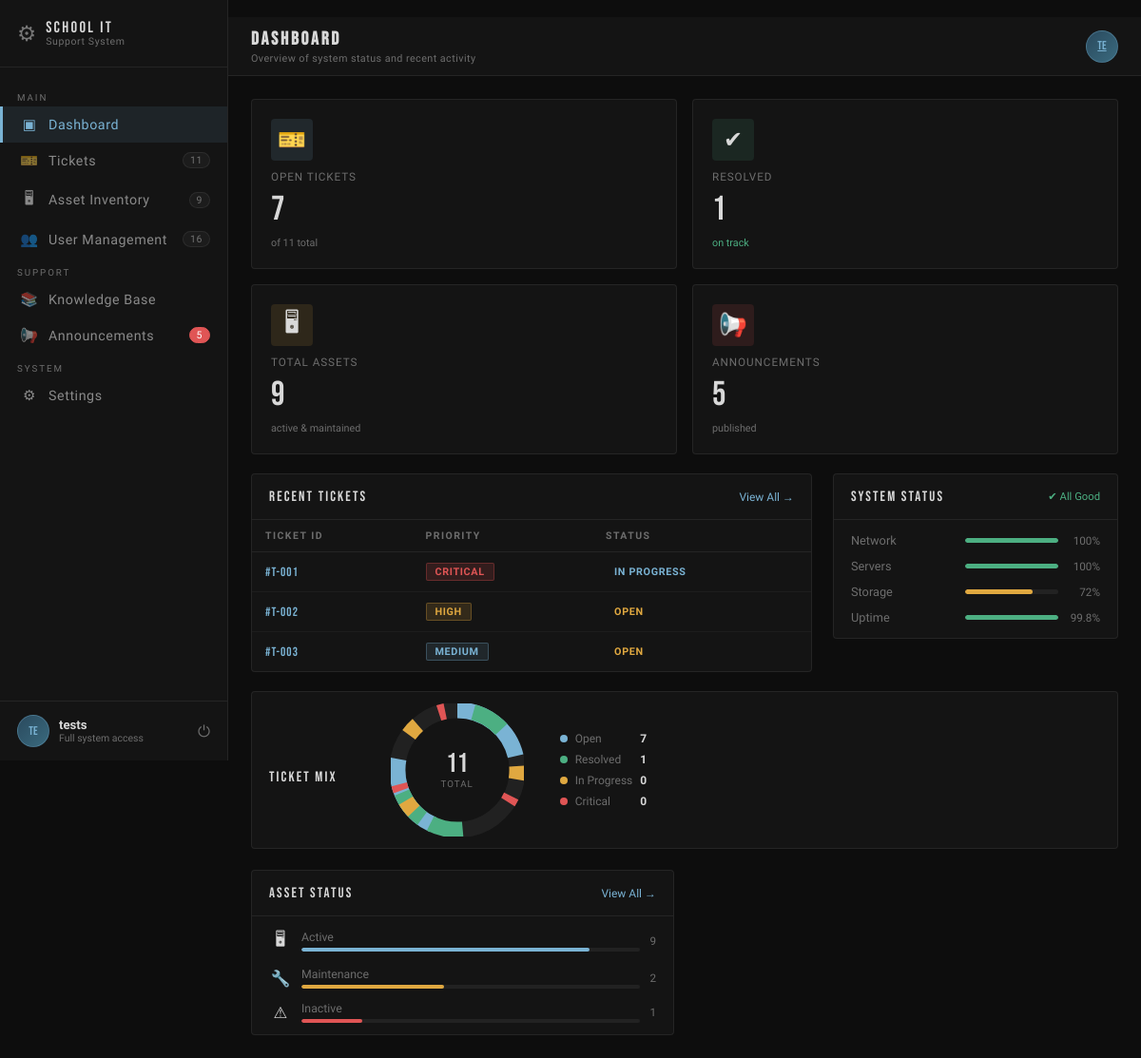
Page /dashboard (signed in) on the committed database.
### models.py (models this page shows, shortened)
class User(db.Model):
    __tablename__ = 'users'
    id            = db.Column(db.Integer, primary_key=True)
    username      = db.Column(db.String(80),  unique=True, nullable=False)
    email         = db.Column(db.String(120), unique=True, nullable=False)
    password_hash = db.Column(db.String(255), nullable=False)
    full_name     = db.Column(db.String(120), nullable=False)
    role_id       = db.Column(db.Integer, db.ForeignKey('roles.id'), nullable=False)
    department    = db.Column(db.String(100))
    phone         = db.Column(db.String(20))
    is_active     = db.Column(db.Boolean, default=True)
    last_login    = db.Column(db.DateTime)
    created_at    = db.Column(db.DateTime, default=datetime.utcnow)
    updated_at    = db.Column(db.DateTime, default=datetime.utcnow, onupdate=datetime.utcnow)
    role                = db.relationship('Role', back_populates='users')
    submitted_tickets   = db.relationship('Ticket', foreign_keys='Ticket.requester_id',   back_populates='requester',  lazy='dynamic')
    assigned_tickets    = db.relationship('Ticket', foreign_keys='Ticket.assigned_to_id', back_populates='assigned_to', lazy='dynamic')
    comments            = db.relationship('TicketComment',        back_populates='author',     lazy='dynamic')
    assets_assigned     = db.relationship('Asset',                back_populates='assigned_to', lazy='dynamic')
    maintenance_logs    = db.relationship('AssetMaintenance',     back_populates='performed_by', lazy='dynamic')
    kb_articles         = db.relationship('KnowledgeBaseArticle', back_populates='author',      lazy='dynamic')
    announcements       = db.relationship('Announcement',         back_populates='author',      lazy='dynamic')
    notifications       = db.relationship('Notification',         back_populates='user',        lazy='dynamic')
    audit_logs          = db.relationship('AuditLog',             back_populates='user',        lazy='dynamic')

class Role(db.Model):
    __tablename__ = 'roles'
    id          = db.Column(db.Integer, primary_key=True)
    name        = db.Column(db.String(50), unique=True, nullable=False)   # admin | it_staff | student
    description = db.Column(db.String(200))
    created_at  = db.Column(db.DateTime, default=datetime.utcnow)
    users = db.relationship('User', back_populates='role', lazy='dynamic')

### main.py (the view)
    @app.route('/dashboard')
    def dashboard():
        if 'user_id' not in session:
            return redirect(url_for('login'))
        from models import User
        user = User.query.get(session['user_id'])
        if user and user.role.name == 'student':
            return redirect(url_for('tickets_page'))
        from models import Ticket, Asset, Announcement
        stats = {
            'total_tickets': Ticket.query.count(),
            'open_tickets': Ticket.query.filter_by(status='open').count(),
            'resolved_tickets': Ticket.query.filter_by(status='resolved').count(),
            'users': User.query.count(),
            'assets': Asset.query.count(),
            'announcements': Announcement.query.filter_by(is_published=True).count()
        }
        return render_template('dashboard.html', stats=stats)

### templates/dashboard.html (shortened to what this page needs)
﻿{% extends 'base.html' %}
{% block extra_css %}
<link rel="stylesheet" href="{{ url_for('static', filename='css/dashboard.css') }}"/>
{% endblock %}
{% block page_heading %}Dashboard{% endblock %}
{% block page_sub %}Overview of system status and recent activity{% endblock %}
{% block content %}
<div class="stats-grid">
  <div class="stat-card" style="--delay: 0.05s;">
    <div class="stat-card__icon open">🎫</div>
    <div class="stat-label">Open Tickets</div>
    <div class="stat-val">{{ stats.open_tickets }}</div>
    <div class="stat-card__trend neutral">of {{ stats.total_tickets }} total</div>
  </div>
  <div class="stat-card" style="--delay: 0.1s;">
    <div class="stat-card__icon resolved">✔</div>
    <div class="stat-label">Resolved</div>
    <div class="stat-val">{{ stats.resolved_tickets }}</div>
    <div class="stat-card__trend up">on track</div>
  </div>
  <div class="stat-card" style="--delay: 0.15s;">
    <div class="stat-card__icon assets">🖥</div>
    <div class="stat-label">Total Assets</div>
    <div class="stat-val">{{ stats.assets }}</div>
    <div class="stat-card__trend neutral">active & maintained</div>
  </div>
  <div class="stat-card" style="--delay: 0.2s;">
    <div class="stat-card__icon critical">📢</div>
    <div class="stat-label">Announcements</div>
    <div class="stat-val">{{ stats.announcements }}</div>
    <div class="stat-card__trend neutral">published</div>
  </div>
</div>
<div class="mid-row">
  <div class="panel">
    <div class="panel__head">
      <span class="panel__title">Recent Tickets</span>
      <a href="{{ url_for('tickets_page') }}" class="panel__link">View All →</a>
    </div>
    {% if stats.total_tickets > 0 %}
      <div style="overflow-x: auto;">
        <table class="ticket-table">
          <thead>
            <tr>
              <th>Ticket ID</th>
              <th>Priority</th>
              <th>Status</th>
            </tr>
          </thead>
          <tbody>
            <tr>
              <td class="ticket-id">#T-001</td>
              <td><span class="badge critical">Critical</span></td>
              <td><span class="status in-progress">In Progress</span></td>
            </tr>
            <tr>
              <td class="ticket-id">#T-002</td>
              <td><span class="badge high">High</span></td>
              <td><span class="status open">Open</span></td>
            </tr>
            <tr>
              <td class="ticket-id">#T-003</td>
              <td><span class="badge medium">Medium</span></td>
              <td><span class="status open">Open</span></td>
            </tr>
          </tbody>
        </table>
      </div>
    {% endif %}
  </div>
  <div class="right-col">
    <div class="panel">
      <div class="panel__head">
        <span class="panel__title">System Status</span>
        <span class="all-good">✔ All Good</span>
      </div>
      <ul class="status-list">
        <li class="status-item">
          <span class="status-name">Network</span>
          <div class="status-bar-wrap"><div class="status-bar" style="--pct: 100%; --clr: #4caf82;"></div></div>
          <span class="status-pct">100%</span>
        </li>
        <li class="status-item">
          <span class="status-name">Servers</span>
          <div class="status-bar-wrap"><div class="status-bar" style="--pct: 100%; --clr: #4caf82;"></div></div>
          <span class="status-pct">100%</span>
        </li>
        <li class="status-item">
          <span class="status-name">Storage</span>
          <div class="status-bar-wrap"><div class="status-bar" style="--pct: 72%; --clr: #e0a840;"></div></div>
          <span class="status-pct">72%</span>
        </li>
        <li class="status-item">
          <span class="status-name">Uptime</span>
          <div class="status-bar-wrap"><div class="status-bar" style="--pct: 99.8%; --clr: #4caf82;"></div></div>
          <span class="status-pct">99.8%</span>
        </li>
      </ul>
    </div>
  </div>
</div>
<div class="bottom-row">
  <div class="panel chart-panel">
    <div class="panel__head" style="border-bottom: none; padding-bottom: 0;">
      <span class="panel__title">Ticket Mix</span>
    </div>
    <div class="donut-wrap">
      <div class="donut-center">
        <span class="donut-total">{{ stats.total_tickets }}</span>
        <span class="donut-sub">TOTAL</span>
      </div>
    </div>
    <ul class="legend">
      <li><span class="dot" style="background: #7ab3d4;"></span> Open <strong>{{ stats.open_tickets }}</strong></li>
      <li><span class="dot" style="background: #4caf82;"></span> Resolved <strong>{{ stats.resolved_tickets }}</strong></li>
      <li><span class="dot" style="background: #e0a840;"></span> In Progress <strong>0</strong></li>
      <li><span class="dot" style="background: #e05555;"></span> Critical <strong>0</strong></li>
    </ul>
  </div>
  <div class="panel">
    <div class="panel__head">
      <span class="panel__title">Asset Status</span>
      <a href="{{ url_for('assets_page') }}" class="panel__link">View All →</a>
    </div>
    <ul class="asset-list">
      <li class="asset-row">
        <span class="asset-icon">🖥</span>
        <div class="asset-info">
          <span class="asset-name">Active</span>
          <div class="asset-bar-wrap"><div class="asset-bar" style="--w: 85%;"></div></div>
        </div>
        <span class="asset-count">{{ stats.assets | int }}</span>
      </li>
      <li class="asset-row">
        <span class="asset-icon">🔧</span>
        <div class="asset-info">
          <span class="asset-name">Maintenance</span>
          <div class="asset-bar-wrap"><div class="asset-bar" style="--w: 42%; background: #e0a840;"></div></div>
        </div>
        <span class="asset-count">2</span>
      </li>
      <li class="asset-row">
        <span class="asset-icon">⚠</span>
        <div class="asset-info">
          <span class="asset-name">Inactive</span>
          <div class="asset-bar-wrap"><div class="asset-bar" style="--w: 18%; background: #e05555;"></div></div>
        </div>
        <span class="asset-count">1</span>
      </li>
    </ul>
  </div>
</div>
{% endblock %}

### templates/base.html (shortened to what this page needs)
<!DOCTYPE html>
<html lang="en">
<head>
  <link rel="stylesheet" href="{{ url_for('static', filename='css/pages.css') }}"/>
  {% block extra_css %}{% endblock %}
</head>
<body>
<aside class="sidebar" id="sidebar">
  <div class="sidebar__brand"><span class="brand-gear">⚙</span><div class="brand-text"><span class="brand-title">SCHOOL IT</span><span class="brand-sub">Support System</span></div></div>
  <nav class="sidebar__nav">
    <p class="nav-section-label">MAIN</p>
    {% if current_user and current_user.role.name != 'student' %}
    <a href="{{ url_for('dashboard') }}" class="nav-item{% if request.path == url_for('dashboard') %} active{% endif %}"><span class="nav-icon">▣</span> Dashboard</a>
    {% endif %}
    <a href="{{ url_for('tickets_page') }}" class="nav-item{% if request.path.startswith('/tickets') %} active{% endif %}"><span class="nav-icon">🎫</span> Tickets{% if ticket_count %}<span class="nav-badge">{{ ticket_count }}</span>{% endif %}</a>
    {% if current_user and current_user.role.name != 'student' %}
    <a href="{{ url_for('assets_page') }}" class="nav-item{% if request.path.startswith('/assets') %} active{% endif %}"><span class="nav-icon">🖥</span> Asset Inventory{% if asset_count %}<span class="nav-badge">{{ asset_count }}</span>{% endif %}</a>
    {% endif %}
    {% if current_user and current_user.role.name == 'admin' %}
    <a href="{{ url_for('users_page') }}" class="nav-item{% if request.path.startswith('/users') %} active{% endif %}"><span class="nav-icon">👥</span> User Management{% if user_count %}<span class="nav-badge">{{ user_count }}</span>{% endif %}</a>
    {% endif %}
    <p class="nav-section-label">SUPPORT</p>
    <a href="{{ url_for('kb_page') }}" class="nav-item{% if request.path.startswith('/kb') %} active{% endif %}"><span class="nav-icon">📚</span> Knowledge Base</a>
    <a href="{{ url_for('announcements_page') }}" class="nav-item{% if request.path.startswith('/announcements') %} active{% endif %}"><span class="nav-icon">📢</span> Announcements{% if announcement_count %}<span class="nav-badge new">{{ announcement_count }}</span>{% endif %}</a>
    <p class="nav-section-label">SYSTEM</p>
    {% if current_user and current_user.role.name != 'student' %}
    <a href="#" class="nav-item"><span class="nav-icon">⚙</span> Settings</a>
    {% endif %}
  </nav>
  <div class="sidebar__footer">
    <div class="user-avatar">{{ current_user.username[:2].upper() if current_user }}</div>
    <div class="user-meta"><span class="user-name">{{ current_user.full_name if current_user }}</span><span class="user-role">{{ current_user.role.description if current_user and current_user.role }}</span></div>
    <a href="{{ url_for('logout_page') }}" class="logout-btn">⏻</a>
  </div>
</aside>
<div class="main">
  <header class="topbar">
    <div class="topbar__left"><h2 class="page-heading">{% block page_heading %}{% endblock %}</h2><span class="page-sub">{% block page_sub %}{% endblock %}</span></div>
    <div class="topbar__right">
      <a href="{{ url_for('profile_page') }}" class="topbar-avatar" title="Profile">{{ current_user.username[:2].upper() if current_user }}</a>
    </div>
  </header>
  <div class="page-content">
    {% block content %}{% endblock %}
  </div>
</div>
</body>
</html>

### rows in the picture
User: username "TE", full_name "tests"
Role: role "Full system access"

### other values in the picture
{{ ticket_count }} "11"
{{ asset_count }} "9"
{{ user_count }} "16"
{{ announcement_count }} "5"
{{ stats.open_tickets }} "7"
{{ stats.total_tickets }} "11"
{{ stats.resolved_tickets }} "1"
{{ stats.assets }} "9"
{{ stats.announcements }} "5"
{{ stats.assets | int }} "9"
